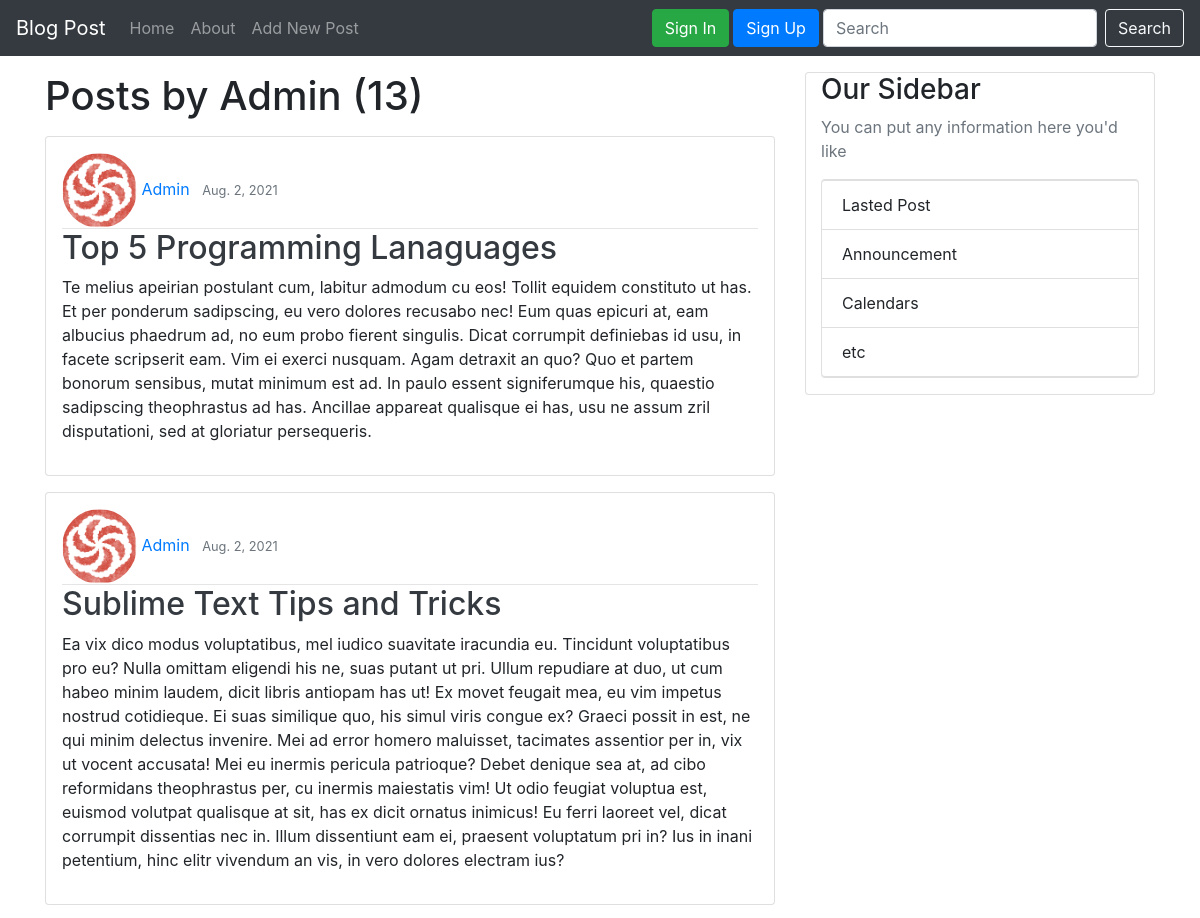
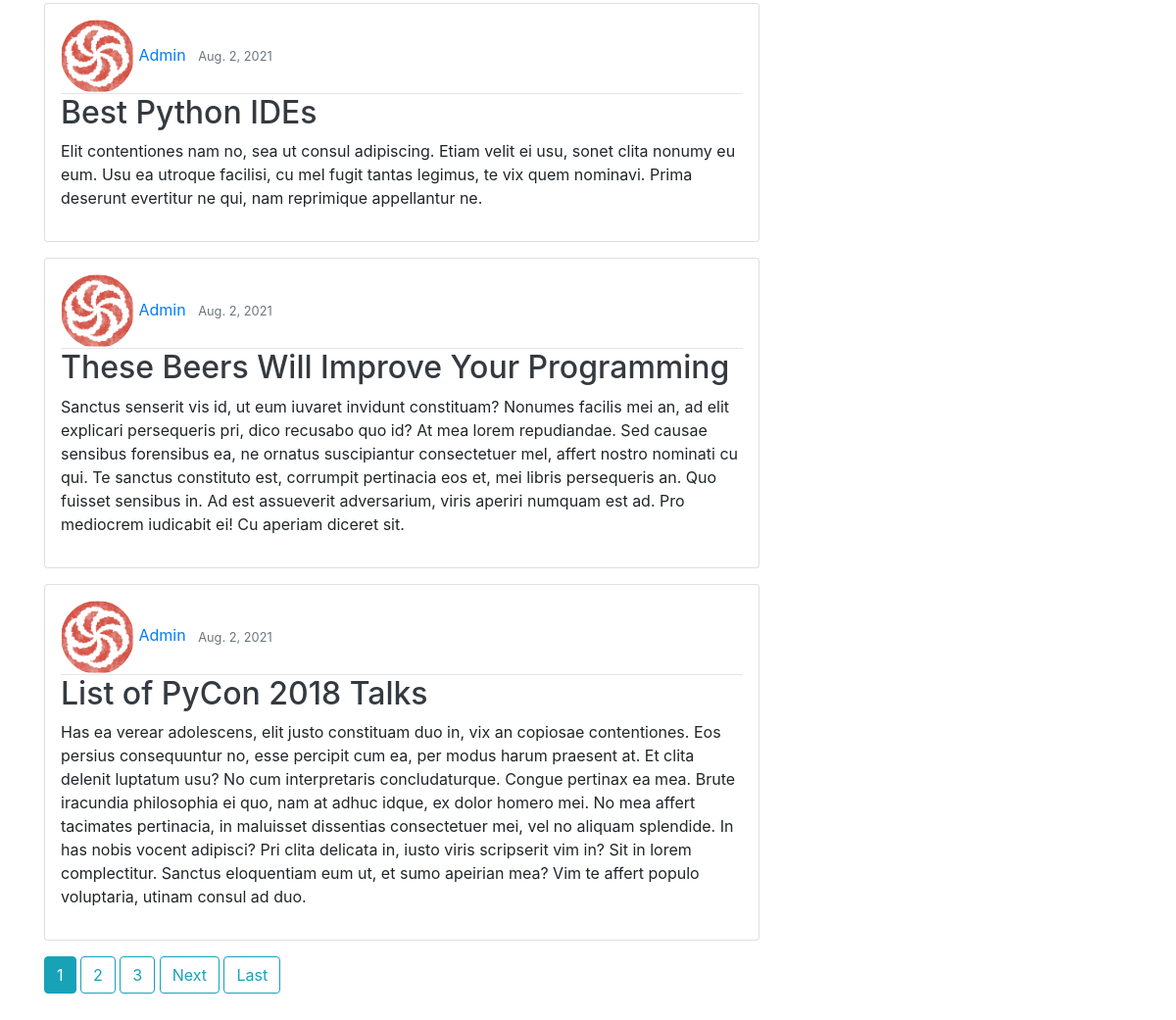
/user/Admin, run on the app's committed database (2 pictures, top to bottom).
### blog/models.py (models this page shows, shortened)
class Post(models.Model):
    title = models.CharField(max_length=250)
    content = models.TextField()
    date_posted = models.DateField(default=timezone.now)
    author = models.ForeignKey(User, on_delete=models.CASCADE)

### users/models.py (models this page shows, shortened)
class Profile(models.Model):
    user = models.OneToOneField(User, on_delete=models.CASCADE)
    image = models.ImageField(default='default.jpg', upload_to='profile_pics')

### blog/views.py (the view)
# urls.py: path('user/<str:username>', UserPostListView.as_view(), name='user-posts'),
class UserPostListView(ListView):
    model = Post
    template_name = "blog/user_posts.html"  #shuny yazmasan shablondan gozleyar
    context_object_name = 'k_post'
    paginate_by = 5  #for number under posts
    def get_queryset(self):
        user = get_object_or_404(User, username=self.kwargs.get('username'))
        return Post.objects.filter(author=user).order_by('-date_posted')

### blog/templates/blog/user_posts.html (shortened to what this page needs)
{% extends "blog/base.html" %}
{% block content %}
    <h1 class="mb-3">Posts by {{ view.kwargs.username }} ({{ page_obj.paginator.count }})</h1>
    {% for post in k_post %}
        <article class="card mb-3">
            <div class="card-body p-3 ">
                <div class="card-metadata">
                    <img src="{{ post.author.profile.image.url }}" class="userimg">
                    <a class="mr-2" href="{% url 'user-posts' post.author.username %}">{{ post.author }}</a>
                    <small class="text-muted">{{ post.date_posted }}</small>
                </div>
                <hr class="p-0 m-0">
                <h2><a class="article-title text-dark" href="{% url 'post-detail' post.id %}">{{ post.title }}</a></h2>
                <p class="article-content">{{ post.content }}</p>
            </div>
        </article>
    {% endfor %}
    {% if is_paginated %}
        {% for num in page_obj.paginator.page_range %}
            {% if page_obj.number == num %}
                <a class="btn btn-info mb-4" href="?page={{ num }}">{{ num }}</a>
            {% elif num > page_obj.number|add:'-3' and num < page_obj.number|add:'3'  %}
                <a class="btn btn-outline-info mb-4" href="?page={{ num }}">{{ num }}</a>
            {% endif %}
        {% endfor %}
        {% if page_obj.has_next %}
            <a class="btn btn-outline-info mb-4" href="?page={{ page_obj.next_page_number }}">Next</a>
            <a class="btn btn-outline-info mb-4" href="?page={{ page_obj.paginator.num_pages }}">Last</a>
        {% endif %}
    {% endif %}
{% endblock content %}

### blog/static/blog/css/main.css (style rules this page uses)
img.userimg { width: 75px; height: 75px; border-radius: 50%; }

### data on the page
Post: author.profile.image (picture), author "Admin", date_posted "Aug. 2, 2021", title "Top 5 Programming Lanaguages", content "Te melius apeirian postulant cum, labitur admodum cu eos! Tollit equidem constituto ut has. Et per ponderum sadipscing, eu vero dolores recusabo nec! Eum quas epicuri at, eam albucius phaedrum ad, no eum probo fierent singulis. Dicat corrumpit definiebas id usu, in facete scripserit eam. Vim ei exerci nusquam. Agam detraxit an quo? Quo et partem bonorum sensibus, mutat minimum est ad. In paulo essent signiferumque his, quaestio sadipscing theophrastus ad has. Ancillae appareat qualisque ei has, usu ne assum zril disputationi, sed at gloriatur persequeris."
Post: author.profile.image (picture), author "Admin", date_posted "Aug. 2, 2021", title "Sublime Text Tips and Tricks", content "Ea vix dico modus voluptatibus, mel iudico suavitate iracundia eu. Tincidunt voluptatibus pro eu? Nulla omittam eligendi his ne, suas putant ut pri. Ullum repudiare at duo, ut cum habeo minim laudem, dicit libris antiopam has ut! Ex movet feugait mea, eu vim impetus nostrud cotidieque. Ei suas similique quo, his simul viris congue ex? Graeci possit in est, ne qui minim delectus invenire. Mei ad error homero maluisset, tacimates assentior per in, vix ut vocent accusata! Mei eu inermis pericula patrioque? Debet denique sea at, ad cibo reformidans theophrastus per, cu inermis maiestatis vim! Ut odio feugiat voluptua est, euismod volutpat qualisque at sit, has ex dicit ornatus inimicus! Eu…"
Post: author.profile.image (picture), author "Admin", date_posted "Aug. 2, 2021", title "Best Python IDEs", content "Elit contentiones nam no, sea ut consul adipiscing. Etiam velit ei usu, sonet clita nonumy eu eum. Usu ea utroque facilisi, cu mel fugit tantas legimus, te vix quem nominavi. Prima deserunt evertitur ne qui, nam reprimique appellantur ne."
Post: author.profile.image (picture), author "Admin", date_posted "Aug. 2, 2021", title "These Beers Will Improve Your Programming", content "Sanctus senserit vis id, ut eum iuvaret invidunt constituam? Nonumes facilis mei an, ad elit explicari persequeris pri, dico recusabo quo id? At mea lorem repudiandae. Sed causae sensibus forensibus ea, ne ornatus suscipiantur consectetuer mel, affert nostro nominati cu qui. Te sanctus constituto est, corrumpit pertinacia eos et, mei libris persequeris an. Quo fuisset sensibus in. Ad est assueverit adversarium, viris aperiri numquam est ad. Pro mediocrem iudicabit ei! Cu aperiam diceret sit."
Post: author.profile.image (picture), author "Admin", date_posted "Aug. 2, 2021", title "List of PyCon 2018 Talks", content "Has ea verear adolescens, elit justo constituam duo in, vix an copiosae contentiones. Eos persius consequuntur no, esse percipit cum ea, per modus harum praesent at. Et clita delenit luptatum usu? No cum interpretaris concludaturque. Congue pertinax ea mea. Brute iracundia philosophia ei quo, nam at adhuc idque, ex dolor homero mei. No mea affert tacimates pertinacia, in maluisset dissentias consectetuer mei, vel no aliquam splendide. In has nobis vocent adipisci? Pri clita delicata in, iusto viris scripserit vim in? Sit in lorem complectitur. Sanctus eloquentiam eum ut, et sumo apeirian mea? Vim te affert populo voluptaria, utinam consul ad duo."

### other printed values
{{ view.kwargs.username }} "Admin"
{{ page_obj.paginator.count }} "13"
{{ num }} "1"
{{ num }} "2" "3"
